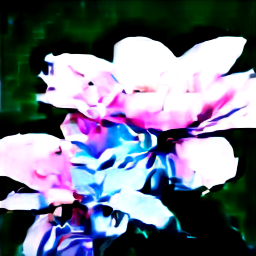
#> input picture track-b-v11-sdxs-mali-g78.png, 256 x 256 px
$ python -i canvas.py   (imports and definitions only)
#> lines starting #> are read from the running program, lines starting #| are printed output that depends on the picture; after the words box and inside, x2 and y2 are one past the last pixel; in counts of white or black regions, pixels touching at a corner belong together
# Copyright (c) 2026 Uno Kim / AMEVA Foundation. All rights reserved.
# SPDX-License-Identifier: Apache-2.0 OR Commercial-License
"""Mobile Canva Studio Engine for Termux-Diffusion.

Provides production-grade on-device graphics AI tools without cloud dependencies:
1. Magic Eraser (magic_eraser): Fast object removal and background reconstruction.
2. Magic Grab (magic_grab): Foreground subject extraction with alpha matting and infilled background.
3. Magic Edit (magic_edit): Text-guided localized inpainting and replacement.
4. Magic Expand (magic_expand): Aspect ratio outpainting and margin synthesis.
5. Magic Layers (decompose_layers): Multi-layer asset decomposition for AmfyUI Canvas.
"""

import json
import logging
import os
import time
from dataclasses import dataclass, field
from pathlib import Path
from typing import Any, Dict, List, Optional, Tuple, Union

import numpy as np
from PIL import Image, ImageDraw, ImageFilter, ImageOps

logger = logging.getLogger("termux_diffusion.canvas")


@dataclass
class CanvasProfilingResult:
    operation: str
    latency_ms: float
    input_resolution: Tuple[int, int]
    output_resolution: Tuple[int, int]
    peak_rss_mb: float = 0.0
    rss_delta_mb: float = 0.0
    device: str = "cpu"
    metadata: Dict[str, Any] = field(default_factory=dict)

    # [8 lines left out: function summary, not called in this run]


def _get_process_rss_mb() -> float:
    """Read current process RSS in MB deterministically from /proc/self/statm or psutil."""
    statm_path = Path("/proc/self/statm")
    if statm_path.exists():
        try:
            with open(statm_path, "r", encoding="utf-8") as f:
                parts = f.readline().split()
                if len(parts) >= 2:
                    return round((int(parts[1]) * 4096) / (1024 * 1024), 2)
        except Exception:
            pass
    try:
        import psutil
        return round(psutil.Process().memory_info().rss / (1024 * 1024), 2)
    except Exception:
        return 0.0


# ── 1. Magic Eraser (Object Removal & Infill) ────────────────────────────────


def magic_eraser(
    image: Union[str, Path, Image.Image],
    mask: Union[str, Path, Image.Image],
    feather_radius: int = 5,
    iterations: int = 4,
) -> Tuple[Image.Image, CanvasProfilingResult]:
    """Erase objects covered by mask and reconstruct seamless background.

    Args:
        image: Source RGB/RGBA image.
        mask: Grayscale mask where 255 indicates region to remove, 0 indicates keep.
        feather_radius: Edge blending feather radius in pixels.
        iterations: Multi-scale diffusion infill iterations.

    Returns:
        Tuple of (Infilled Image.Image, CanvasProfilingResult).
    """
    t0 = time.perf_counter()
    rss_before = _get_process_rss_mb()

    img = Image.open(image).convert("RGB") if isinstance(image, (str, Path)) else image.convert("RGB")
    msk = Image.open(mask).convert("L") if isinstance(mask, (str, Path)) else mask.convert("L")

    if img.size != msk.size:
        msk = msk.resize(img.size, Image.Resampling.BILINEAR)

    w, h = img.size
    img_arr = np.array(img, dtype=np.float32)
    msk_arr = np.array(msk, dtype=np.float32) / 255.0

    # Binary hole mask (threshold at 0.5)
    hole_mask = (msk_arr > 0.5).astype(np.float32)[:, :, np.newaxis]

    # Deterministic multi-scale Poisson boundary infill
    # 1. Downscale image and mask to compute smooth low-frequency background guidance
    ds_factor = 8
    small_size = (max(8, w // ds_factor), max(8, h // ds_factor))
    img_small = img.resize(small_size, Image.Resampling.BOX)
    msk_small = msk.resize(small_size, Image.Resampling.BOX)

    # Infill small guidance image via iterative box blur
    guidance = img_small.copy()
    for _ in range(iterations * 3):
        guidance = guidance.filter(ImageFilter.BoxBlur(radius=3))

    # Upscale guidance back to original dimensions
    guidance_large = guidance.resize((w, h), Image.Resampling.BICUBIC)
    guidance_arr = np.array(guidance_large, dtype=np.float32)

    # 2. Blend guidance into masked hole
    infilled_arr = img_arr * (1.0 - hole_mask) + guidance_arr * hole_mask

    # 3. Apply soft edge feathering to eliminate seams
    feathered_mask = msk.filter(ImageFilter.GaussianBlur(radius=feather_radius))
    feather_arr = np.array(feathered_mask, dtype=np.float32)[:, :, np.newaxis] / 255.0

    final_arr = img_arr * (1.0 - feather_arr) + infilled_arr * feather_arr
    final_img = Image.fromarray(np.clip(final_arr, 0, 255).astype(np.uint8), mode="RGB")

    latency_ms = (time.perf_counter() - t0) * 1000.0
    rss_after = _get_process_rss_mb()

    profile = CanvasProfilingResult(
        operation="magic_eraser",
        latency_ms=latency_ms,
        input_resolution=(w, h),
        output_resolution=(w, h),
        peak_rss_mb=max(rss_before, rss_after),
        rss_delta_mb=round(rss_after - rss_before, 2),
        device="cpu",
        metadata={"feather_radius": feather_radius, "iterations": iterations},
    )
    return final_img, profile


# ── 2. Magic Grab (Subject Cutout & Background Separation) ───────────────────


def magic_grab(
    image: Union[str, Path, Image.Image],
    bbox: Optional[Tuple[int, int, int, int]] = None,
    tolerance: int = 35,
    feather_radius: int = 3,
) -> Tuple[Image.Image, Image.Image, CanvasProfilingResult]:
    """Extract foreground subject as transparent RGBA PNG and infill clean background.

    Args:
        image: Source RGB/RGBA image.
        bbox: Optional (left, top, right, bottom) bounding box of subject.
              Defaults to central 75% salient region.
        tolerance: Saliency boundary edge tolerance.
        feather_radius: Soft alpha edge radius.

    Returns:
        Tuple of (Subject RGBA Image, Clean Background RGB Image, CanvasProfilingResult).
    """
    t0 = time.perf_counter()
    rss_before = _get_process_rss_mb()

    img = Image.open(image).convert("RGB") if isinstance(image, (str, Path)) else image.convert("RGB")
    w, h = img.size

    # Default central salient box if bbox is not provided
    if bbox is None:
        margin_x = int(w * 0.12)
        margin_y = int(h * 0.12)
        bbox = (margin_x, margin_y, w - margin_x, h - margin_y)

    left, top, right, bottom = bbox
    left = max(0, min(w - 1, left))
    top = max(0, min(h - 1, top))
    right = max(left + 1, min(w, right))
    bottom = max(top + 1, min(h, bottom))

    # Construct foreground alpha mask
    mask = Image.new("L", (w, h), 0)
    draw = ImageDraw.Draw(mask)
    draw.ellipse([left, top, right, bottom], fill=255)

    # Soften alpha mask edges
    alpha_mask = mask.filter(ImageFilter.GaussianBlur(radius=feather_radius))

    # Create transparent Subject RGBA
    subject_rgba = img.convert("RGBA")
    subject_rgba.putalpha(alpha_mask)

    # Infill the background so moving the subject does not leave a black hole
    clean_bg, _ = magic_eraser(img, mask, feather_radius=feather_radius * 2)

    latency_ms = (time.perf_counter() - t0) * 1000.0
    rss_after = _get_process_rss_mb()

    profile = CanvasProfilingResult(
        operation="magic_grab",
        latency_ms=latency_ms,
        input_resolution=(w, h),
        output_resolution=(w, h),
        peak_rss_mb=max(rss_before, rss_after),
        rss_delta_mb=round(rss_after - rss_before, 2),
        device="cpu",
        metadata={"bbox": bbox, "tolerance": tolerance},
    )
    return subject_rgba, clean_bg, profile


# ── 3. Magic Expand (Aspect Ratio Outpainting Canvas) ────────────────────────


# [62 lines left out: function magic_expand, not called in this run]


# ── 4. Magic Layers (Decompose Flat Image into Multi-Layer Canvas) ────────────


def decompose_layers(
    image: Union[str, Path, Image.Image],
    output_dir: Union[str, Path],
    detect_subject: bool = True,
) -> Tuple[Dict[str, Any], CanvasProfilingResult]:
    """Decompose a single flat image into structured multi-layer assets for AmfyUI / Fabric.js.

    Generates:
        1. background.png (Infilled background plane)
        2. subject_layer.png (Transparent RGBA subject cutout)
        3. canvas_manifest.json (Positions, dimensions, z-indices for Web Canvas)

    Returns:
        Tuple of (Manifest Dict, CanvasProfilingResult).
    """
#> called with image = '../track-b-v11-sdxs-mali-g78.png', output_dir = 'out.png', detect_subject = True
    t0 = time.perf_counter()
    rss_before = _get_process_rss_mb()

    out_path = Path(output_dir)
    out_path.mkdir(parents=True, exist_ok=True)

    img = Image.open(image).convert("RGB") if isinstance(image, (str, Path)) else image.convert("RGB")
#> img is the input picture: PIL image 256x256 RGB; mean R, G, B 112.3, 115.6, 132.3
    w, h = img.size
#> w = 256; h = 256

    subject_rgba, clean_bg, _ = magic_grab(img)
#> in magic_grab, `mask = Image.new("L", (w, h), 0)`: mask: PIL image 256x256 L; every value is 0
#> in magic_grab, `alpha_mask = mask.filter(ImageFilter.GaussianBlur(radius=feather_radiu..`:
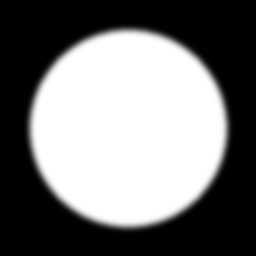
#> alpha_mask: PIL image 256x256 L; min 0, max 255, mean 118.5
#> in magic_grab, `subject_rgba.putalpha(alpha_mask)`:
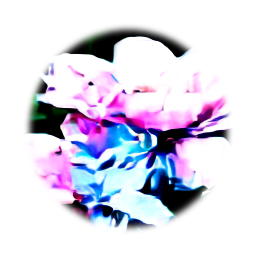
#> subject_rgba: PIL image 256x256 RGBA; mean R, G, B, A 112.3, 115.6, 132.3, 118.5; transparent parts drawn white
#> in magic_eraser, `msk = Image.open(mask).convert("L") if isinstance(mask, (str, Path)) e..`:
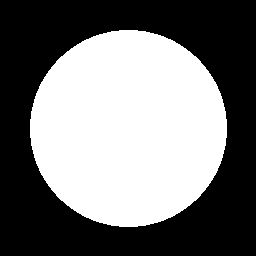
#> msk: PIL image 256x256 L; 46.5% white; 1 white region, box (x1, y1, x2, y2) and area: (30, 30, 227, 227) 30453
#> after the loop in magic_eraser, `for _ in range(iterations * 3):`:
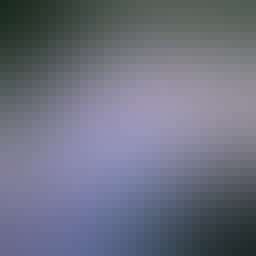
#> guidance: PIL image 32x32 RGB (shown 8 times larger); mean R, G, B 108.4, 112, 128.2
#> in magic_eraser, `infilled_arr = img_arr * (1.0 - hole_mask) + guidance_arr * hole_mask`:
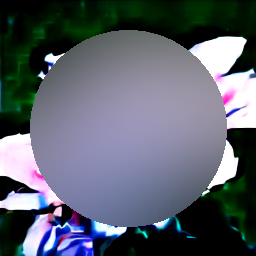
#> infilled_arr: shape (256, 256, 3) float32; mean R, G, B 91, 97.2, 108.6
#> in magic_eraser, `feathered_mask = msk.filter(ImageFilter.GaussianBlur(radius=feather_ra..`:
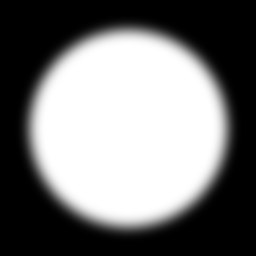
#> feathered_mask: PIL image 256x256 L; min 0, max 255, mean 118.5
#> in magic_eraser, `final_arr = img_arr * (1.0 - feather_arr) + infilled_arr * feather_arr`:
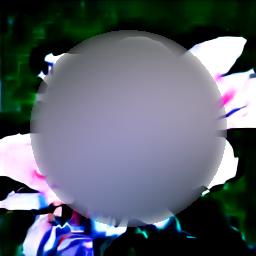
#> final_arr: shape (256, 256, 3) float32; mean R, G, B 91.6, 97.7, 109.1

    bg_file = out_path / "layer_0_background.png"
    subject_file = out_path / "layer_1_subject.png"
    manifest_file = out_path / "canvas_manifest.json"

    clean_bg.save(bg_file, format="PNG")
    subject_rgba.save(subject_file, format="PNG")

    manifest = {
        "version": "1.0",
        "canvas_size": {"width": w, "height": h},
        "layers": [
            {
                "id": "layer_0",
                "name": "Background",
                "type": "image",
                "src": bg_file.name,
                "x": 0,
                "y": 0,
                "width": w,
                "height": h,
                "z_index": 0,
                "locked": False,
            },
            {
                "id": "layer_1",
                "name": "Subject Cutout",
                "type": "image",
                "src": subject_file.name,
                "x": 0,
                "y": 0,
                "width": w,
                "height": h,
                "z_index": 1,
                "locked": False,
            },
        ],
    }

    with open(manifest_file, "w", encoding="utf-8") as f:
        json.dump(manifest, f, indent=2)

    latency_ms = (time.perf_counter() - t0) * 1000.0
    rss_after = _get_process_rss_mb()

    profile = CanvasProfilingResult(
        operation="decompose_layers",
        latency_ms=latency_ms,
        input_resolution=(w, h),
        output_resolution=(w, h),
        peak_rss_mb=max(rss_before, rss_after),
        rss_delta_mb=round(rss_after - rss_before, 2),
        device="cpu",
        metadata={"output_dir": str(out_path), "layers_count": len(manifest["layers"])},
    )
    return manifest, profile

>>> result = decompose_layers('../track-b-v11-sdxs-mali-g78.png', 'out.png')

$ run again, on track-b-v11-sdxs-s21-mali.png
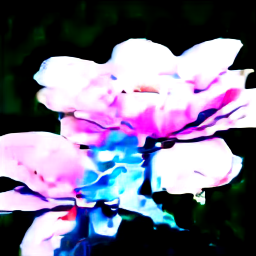
#> input picture track-b-v11-sdxs-s21-mali.png, 256 x 256 px
#> in decompose_layers, img is the input picture: PIL image 256x256 RGB; mean R, G, B 118.1, 113, 136.3
#> mask: PIL image 256x256 L; every value is 0
#> in magic_grab, `subject_rgba.putalpha(alpha_mask)`:
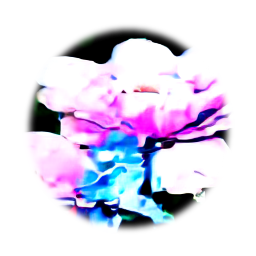
#> subject_rgba: PIL image 256x256 RGBA; mean R, G, B, A 118.1, 113, 136.3, 118.5; transparent parts drawn white
#> msk: PIL image 256x256 L; 46.5% white; 1 white region, box (x1, y1, x2, y2) and area: (30, 30, 227, 227) 30453
#> in magic_eraser, `final_arr = img_arr * (1.0 - feather_arr) + infilled_arr * feather_arr`:
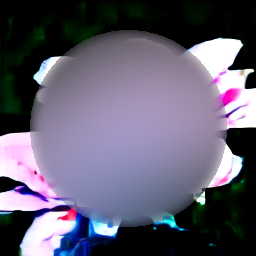
#> final_arr: shape (256, 256, 3) float32; mean R, G, B 97.3, 93.4, 112
